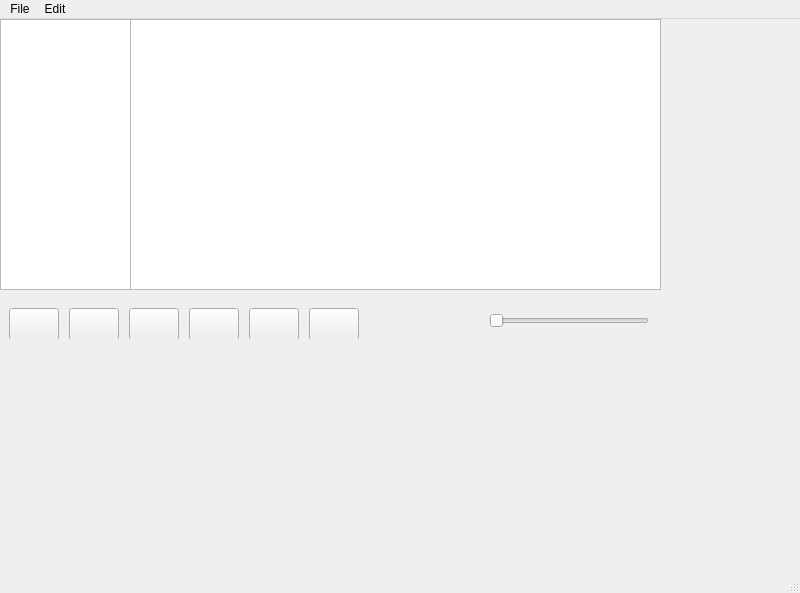
<?xml version="1.0" encoding="UTF-8"?>
<ui version="4.0">
 <class>MainWindow</class>
 <widget class="QMainWindow" name="MainWindow">
  <property name="geometry">
   <rect>
    <x>0</x>
    <y>0</y>
    <width>800</width>
    <height>593</height>
   </rect>
  </property>
  <property name="sizePolicy">
   <sizepolicy hsizetype="Maximum" vsizetype="Maximum">
    <horstretch>0</horstretch>
    <verstretch>0</verstretch>
   </sizepolicy>
  </property>
  <property name="maximumSize">
   <size>
    <width>1080</width>
    <height>1920</height>
   </size>
  </property>
  <property name="windowTitle">
   <string>MainWindow</string>
  </property>
  <widget class="QWidget" name="centralwidget">
   <widget class="QColumnView" name="Waveform_Tools">
    <property name="geometry">
     <rect>
      <x>0</x>
      <y>0</y>
      <width>131</width>
      <height>271</height>
     </rect>
    </property>
   </widget>
   <widget class="QTableView" name="tableView">
    <property name="geometry">
     <rect>
      <x>130</x>
      <y>0</y>
      <width>531</width>
      <height>271</height>
     </rect>
    </property>
   </widget>
   <widget class="QWidget" name="gridLayoutWidget">
    <property name="geometry">
     <rect>
      <x>0</x>
      <y>0</y>
      <width>801</width>
      <height>451</height>
     </rect>
    </property>
    <layout class="QGridLayout" name="gridLayout">
     <item row="0" column="0" rowspan="2">
      <widget class="QWidget" name="widget" native="true">
       <property name="maximumSize">
        <size>
         <width>1080</width>
         <height>16777215</height>
        </size>
       </property>
       <widget class="QWidget" name="Music_Player_Background" native="true">
        <property name="geometry">
         <rect>
          <x>-1</x>
          <y>269</y>
          <width>661</width>
          <height>51</height>
         </rect>
        </property>
        <widget class="QLabel" name="Background_Wallpaper">
         <property name="geometry">
          <rect>
           <x>0</x>
           <y>-260</y>
           <width>801</width>
           <height>311</height>
          </rect>
         </property>
         <property name="text">
          <string/>
         </property>
         <property name="pixmap">
          <pixmap>../../Downloads/plain-black-background.jpg</pixmap>
         </property>
        </widget>
        <widget class="QPushButton" name="Play_button">
         <property name="geometry">
          <rect>
           <x>10</x>
           <y>20</y>
           <width>50</width>
           <height>32</height>
          </rect>
         </property>
         <property name="icon">
          <iconset>
           <normaloff>../../Downloads/play-button-round-icon.webp</normaloff>../../Downloads/play-button-round-icon.webp</iconset>
         </property>
        </widget>
        <widget class="QPushButton" name="Pause_button">
         <property name="geometry">
          <rect>
           <x>70</x>
           <y>20</y>
           <width>50</width>
           <height>32</height>
          </rect>
         </property>
         <property name="icon">
          <iconset>
           <normaloff>../../Downloads/pause-button-icon.webp</normaloff>../../Downloads/pause-button-icon.webp</iconset>
         </property>
        </widget>
        <widget class="QPushButton" name="Stop_button">
         <property name="geometry">
          <rect>
           <x>130</x>
           <y>20</y>
           <width>50</width>
           <height>32</height>
          </rect>
         </property>
         <property name="icon">
          <iconset>
           <normaloff>../../Downloads/stop-button-round-icon.png</normaloff>../../Downloads/stop-button-round-icon.png</iconset>
         </property>
        </widget>
        <widget class="QSlider" name="Overall_volume">
         <property name="geometry">
          <rect>
           <x>490</x>
           <y>20</y>
           <width>160</width>
           <height>25</height>
          </rect>
         </property>
         <property name="orientation">
          <enum>Qt::Horizontal</enum>
         </property>
        </widget>
        <widget class="QPushButton" name="Loop_button">
         <property name="geometry">
          <rect>
           <x>190</x>
           <y>20</y>
           <width>50</width>
           <height>32</height>
          </rect>
         </property>
         <property name="icon">
          <iconset>
           <normaloff>../../Downloads/loop.1024x1004.png</normaloff>../../Downloads/loop.1024x1004.png</iconset>
         </property>
        </widget>
        <widget class="QPushButton" name="Fast_Forward_button">
         <property name="geometry">
          <rect>
           <x>310</x>
           <y>20</y>
           <width>50</width>
           <height>32</height>
          </rect>
         </property>
         <property name="icon">
          <iconset>
           <normaloff>../../Downloads/Black-Fast-Forward-Button-PNG-Free-Image.png</normaloff>../../Downloads/Black-Fast-Forward-Button-PNG-Free-Image.png</iconset>
         </property>
        </widget>
        <widget class="QPushButton" name="Rewind_button">
         <property name="geometry">
          <rect>
           <x>250</x>
           <y>20</y>
           <width>50</width>
           <height>32</height>
          </rect>
         </property>
         <property name="icon">
          <iconset>
           <normaloff>../../Downloads/Black-Rewind-Button-PNG-Free-Image.png</normaloff>../../Downloads/Black-Rewind-Button-PNG-Free-Image.png</iconset>
         </property>
         <property name="iconSize">
          <size>
           <width>30</width>
           <height>23</height>
          </size>
         </property>
        </widget>
       </widget>
      </widget>
     </item>
    </layout>
   </widget>
   <zorder>gridLayoutWidget</zorder>
   <zorder>tableView</zorder>
   <zorder>Waveform_Tools</zorder>
  </widget>
  <widget class="QMenuBar" name="menubar">
   <property name="geometry">
    <rect>
     <x>0</x>
     <y>0</y>
     <width>800</width>
     <height>22</height>
    </rect>
   </property>
   <widget class="QMenu" name="menuFile">
    <property name="title">
     <string>File</string>
    </property>
    <widget class="QMenu" name="menuSave_file">
     <property name="title">
      <string>Save file</string>
     </property>
     <addaction name="actionSave_as"/>
     <addaction name="actionSave"/>
    </widget>
    <addaction name="actionOpen"/>
    <addaction name="menuSave_file"/>
   </widget>
   <widget class="QMenu" name="menuEdit">
    <property name="title">
     <string>Edit</string>
    </property>
   </widget>
   <addaction name="menuFile"/>
   <addaction name="menuEdit"/>
  </widget>
  <widget class="QStatusBar" name="statusbar"/>
  <action name="actionOpen">
   <property name="text">
    <string>Open..</string>
   </property>
  </action>
  <action name="actionSave_as">
   <property name="text">
    <string>Save as</string>
   </property>
  </action>
  <action name="actionSave">
   <property name="text">
    <string>Save</string>
   </property>
  </action>
 </widget>
 <resources/>
 <connections/>
</ui>
